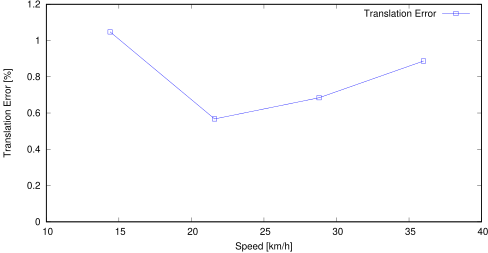

This chart was generated by the following gnuplot code:
set term postscript eps enhanced color
set output "sub03_ts.eps"
set size ratio 0.5
set yrange [0:*]
set xlabel "Speed [km/h]"
set ylabel "Translation Error [%]"
plot "sub03_ts.txt" using ($1*3.6):($2*100) title 'Translation Error' lc rgb "#0000FF" pt 4 w linespoints
